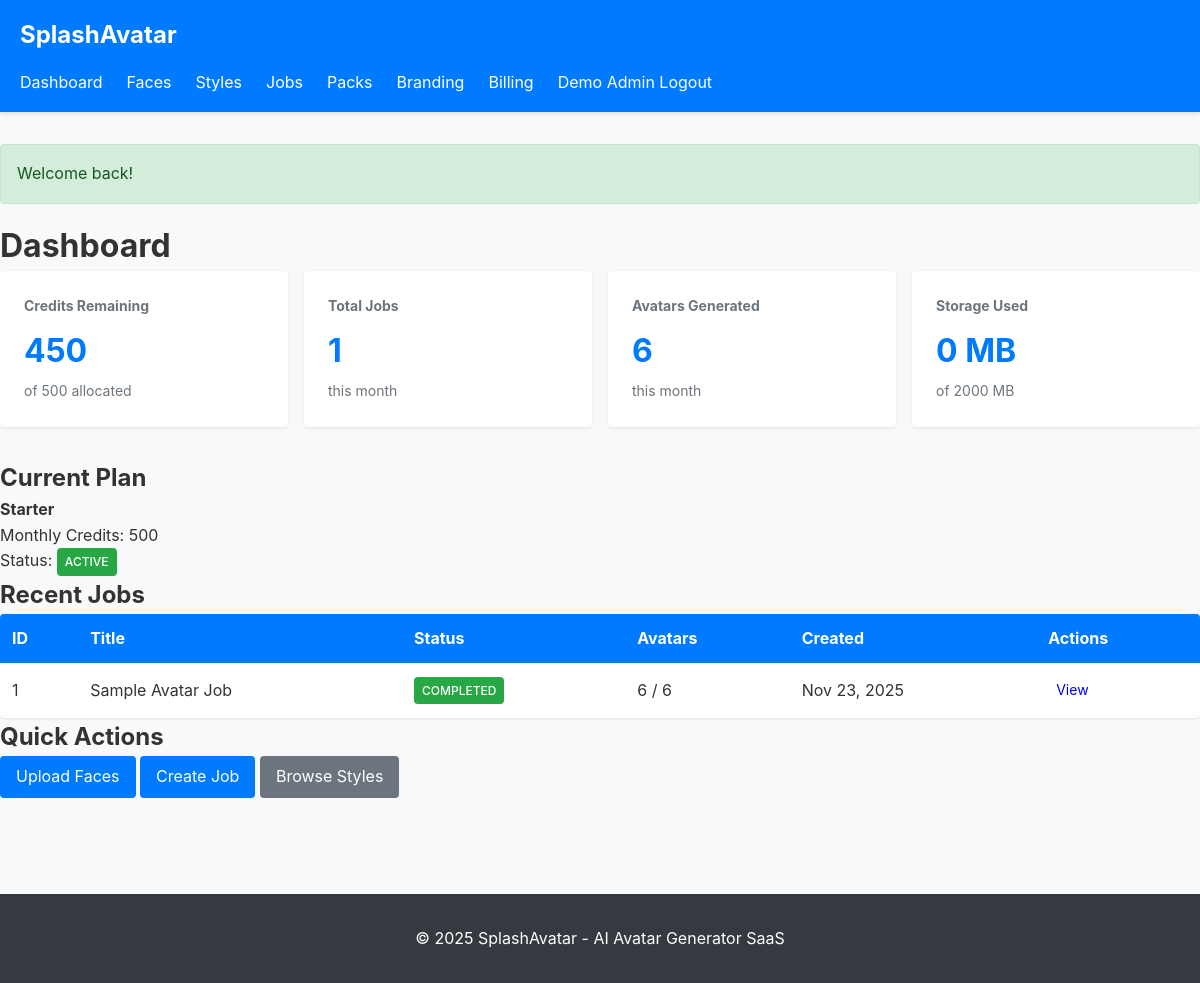
/dashboard (signed in), run on the app's committed database.
### tables this page shows
CREATE TABLE `tenant_credits` (
  `id` int(11) UNSIGNED NOT NULL AUTO_INCREMENT,
  `tenant_id` int(11) UNSIGNED NOT NULL,
  `month` varchar(7) NOT NULL COMMENT 'YYYY-MM format',
  `credits_allocated` int(11) NOT NULL DEFAULT 0,
  `credits_used` int(11) NOT NULL DEFAULT 0,
  `credits_remaining` int(11) NOT NULL DEFAULT 0,
  `created_at` datetime NOT NULL,
  `updated_at` datetime NOT NULL,
  PRIMARY KEY (`id`),
  UNIQUE KEY `idx_tenant_month` (`tenant_id`, `month`),
  KEY `idx_month` (`month`),
  FOREIGN KEY (`tenant_id`) REFERENCES `tenants`(`id`) ON DELETE CASCADE
);

CREATE TABLE `tenant_subscriptions` (
  `id` int(11) UNSIGNED NOT NULL AUTO_INCREMENT,
  `tenant_id` int(11) UNSIGNED NOT NULL,
  `plan_id` int(11) UNSIGNED NOT NULL,
  `status` enum('trialing','active','past_due','canceled') NOT NULL DEFAULT 'active',
  `start_date` date NOT NULL,
  `end_date` date NULL,
  `renewal_date` date NULL,
  `created_at` datetime NOT NULL,
  `updated_at` datetime NOT NULL,
  PRIMARY KEY (`id`),
  KEY `idx_tenant_id` (`tenant_id`),
  KEY `idx_plan_id` (`plan_id`),
  KEY `idx_status` (`status`),
  FOREIGN KEY (`tenant_id`) REFERENCES `tenants`(`id`) ON DELETE CASCADE,
  FOREIGN KEY (`plan_id`) REFERENCES `plans`(`id`) ON DELETE CASCADE
);

CREATE TABLE `plans` (
  `id` int(11) UNSIGNED NOT NULL AUTO_INCREMENT,
  `name` varchar(255) NOT NULL,
  `price_monthly` decimal(10,2) NOT NULL DEFAULT 0.00,
  `price_yearly` decimal(10,2) NOT NULL DEFAULT 0.00,
  `monthly_credits` int(11) NOT NULL DEFAULT 0,
  `max_users` int(11) DEFAULT NULL,
  `max_storage_mb` int(11) DEFAULT NULL,
  `features_json` text NULL,
  `is_active` tinyint(1) NOT NULL DEFAULT 1,
  `created_at` datetime NOT NULL,
  `updated_at` datetime NOT NULL,
  PRIMARY KEY (`id`)
);

CREATE TABLE `avatar_jobs` (
  `id` int(11) UNSIGNED NOT NULL AUTO_INCREMENT,
  `tenant_id` int(11) UNSIGNED NOT NULL,
  `user_id` int(11) UNSIGNED NULL,
  `title` varchar(255) NOT NULL,
  `description` text NULL,
  `credits_cost` int(11) NOT NULL DEFAULT 0,
  `total_avatars_requested` int(11) NOT NULL DEFAULT 0,
  `total_avatars_generated` int(11) NOT NULL DEFAULT 0,
  `status` enum('pending','processing','completed','failed') NOT NULL DEFAULT 'pending',
  `error_message` text NULL,
  `created_at` datetime NOT NULL,
  `updated_at` datetime NOT NULL,
  PRIMARY KEY (`id`),
  KEY `idx_tenant_id` (`tenant_id`),
  KEY `idx_user_id` (`user_id`),
  KEY `idx_status` (`status`),
  KEY `idx_created_at` (`created_at`),
  FOREIGN KEY (`tenant_id`) REFERENCES `tenants`(`id`) ON DELETE CASCADE,
  FOREIGN KEY (`user_id`) REFERENCES `users`(`id`) ON DELETE SET NULL
);

### app/core/Controller.php (called while the page is built, shortened)
<?php
class Controller {
    public function __construct() {
        $this->db = Database::getInstance();
    }
    protected function view($viewPath, $data = []) {
        $view = new View();
        return $view->render($viewPath, $data);
    }
}

### app/controllers/DashboardController.php (called while the page is built, shortened)
<?php
class DashboardController extends Controller {
    public function index() {
        $tenantId = Auth::tenantId();
        $usageHelper = new UsageHelper();
        $stats = $usageHelper->getUsageStats($tenantId);
        $credits = $usageHelper->getCurrentMonthCredits($tenantId);
        $recentJobs = $this->db->fetchAll(
            "SELECT * FROM avatar_jobs WHERE tenant_id = ? ORDER BY created_at DESC LIMIT 5",
            [$tenantId]
        );
        $recentPacks = $this->db->fetchAll(
            "SELECT * FROM avatar_packs WHERE tenant_id = ? ORDER BY created_at DESC LIMIT 5",
            [$tenantId]
        );
        $tenantModel = new Tenant();
        $subscription = $tenantModel->getActiveSubscription($tenantId);
        return $this->view('dashboard/index', [
            'title' => 'Dashboard',
            'stats' => $stats,
            'credits' => $credits,
            'subscription' => $subscription,
            'recentJobs' => $recentJobs,
            'recentPacks' => $recentPacks,
        ]);
    }
}

### public/index.php (called while the page is built, shortened)
<?php
spl_autoload_register(function ($class) {
    $paths = [
        __DIR__ . '/../app/core/' . $class . '.php',
        __DIR__ . '/../app/models/' . $class . '.php',
        __DIR__ . '/../app/controllers/' . $class . '.php',
        __DIR__ . '/../app/helpers/' . $class . '.php',
        __DIR__ . '/../app/middleware/' . $class . '.php',
    ];
    foreach ($paths as $path) {
        if (file_exists($path)) {
            return;
        }
    }
});
$config = require __DIR__ . '/../config/config.php';
$router = new Router();
try {
    $router->dispatch();
} catch (Exception $e) {
    error_log('Application error: ' . $e->getMessage());
    if ($config['app_debug']) {
        echo '<h1>Application Error</h1>';
        echo '<p>' . htmlspecialchars($e->getMessage()) . '</p>';
        echo '<pre>' . htmlspecialchars($e->getTraceAsString()) . '</pre>';
    } else {
        echo '<h1>500 Internal Server Error</h1>';
        echo '<p>An error occurred. Please try again later.</p>';
    }
}

### app/core/Database.php (called while the page is built, shortened)
<?php
class Database {
    private static $instance = null;
    private $pdo;
    private function __construct() {
        $config = require __DIR__ . '/../../config/config.php';
        $dsn = "mysql:host={$config['db_host']};dbname={$config['db_name']};charset=utf8mb4";
        $options = [
            PDO::ATTR_ERRMODE => PDO::ERRMODE_EXCEPTION,
            PDO::ATTR_DEFAULT_FETCH_MODE => PDO::FETCH_ASSOC,
            PDO::ATTR_EMULATE_PREPARES => false,
        ];
        try {
            $this->pdo = new PDO($dsn, $config['db_user'], $config['db_pass'], $options);
        } catch (PDOException $e) {
            error_log('Database connection failed: ' . $e->getMessage());
            throw new Exception('Database connection failed');
        }
    }
    public static function getInstance() {
        if (self::$instance === null) {
            self::$instance = new self();
        }
        return self::$instance;
    }
    public function query($sql, $params = []) {
        try {
            $stmt = $this->pdo->prepare($sql);
            $stmt->execute($params);
            return $stmt;
        } catch (PDOException $e) {
            error_log('Query failed: ' . $e->getMessage() . ' | SQL: ' . $sql);
            throw $e;
        }
    }
    public function fetch($sql, $params = []) {
        $stmt = $this->query($sql, $params);
        return $stmt->fetch();
    }
    public function fetchAll($sql, $params = []) {
        $stmt = $this->query($sql, $params);
        return $stmt->fetchAll();
    }
}

### app/helpers/UsageHelper.php (called while the page is built, shortened)
<?php
class UsageHelper {
    private $db;
    public function __construct() {
        $this->db = Database::getInstance();
    }
    public function getCurrentMonthCredits($tenantId) {
        $currentMonth = date('Y-m');
        $credits = $this->db->fetch(
            "SELECT * FROM tenant_credits WHERE tenant_id = ? AND month = ? LIMIT 1",
            [$tenantId, $currentMonth]
        );
        return $credits;
    }
    public function getStorageUsage($tenantId) {
        $uploadDir = __DIR__ . '/../../storage/uploads/';
        $tenantDir = $uploadDir . 'faces/' . $tenantId;
        $avatarDir = $uploadDir . 'avatars/' . $tenantId;
        $totalSize = 0;
        return $totalSize;
    }
    public function getUsageStats($tenantId, $startDate = null, $endDate = null) {
        if ($startDate === null) {
            $startDate = date('Y-m-01');
        }
        if ($endDate === null) {
            $endDate = date('Y-m-t');
        }
        $stats = [
            'total_jobs' => 0,
            'total_avatars' => 0,
            'credits_used' => 0,
            'storage_mb' => 0,
        ];
        $jobCount = $this->db->fetch(
            "SELECT COUNT(*) as count FROM avatar_jobs
             WHERE tenant_id = ? AND created_at BETWEEN ? AND ?",
            [$tenantId, $startDate, $endDate]
        );
        $stats['total_jobs'] = $jobCount['count'];
        $avatarCount = $this->db->fetch(
            "SELECT COUNT(*) as count FROM avatars
             WHERE tenant_id = ? AND created_at BETWEEN ? AND ?",
            [$tenantId, $startDate, $endDate]
        );
        $stats['total_avatars'] = $avatarCount['count'];
        $credits = $this->getCurrentMonthCredits($tenantId);
        $stats['credits_used'] = $credits['credits_used'];
        $stats['storage_mb'] = round($this->getStorageUsage($tenantId) / 1048576, 2);
        return $stats;
    }
}

### config/config.php (called while the page is built, shortened)
<?php
$envFile = __DIR__ . '/../.env';
return [
    'app_name' => $_ENV['APP_NAME'] ?? 'SplashAvatar',
    'app_env' => $_ENV['APP_ENV'] ?? 'production',
    'app_debug' => isset($_ENV['APP_DEBUG']) && $_ENV['APP_DEBUG'] === 'true',
    'db_host' => $_ENV['DB_HOST'] ?? 'localhost',
    'db_name' => $_ENV['DB_NAME'] ?? 'splashavatar',
    'db_user' => $_ENV['DB_USER'] ?? 'root',
    'db_pass' => $_ENV['DB_PASS'] ?? '',
    'app_url' => $_ENV['APP_URL'] ?? 'http://localhost',
    'timezone' => 'UTC',
];

### app/core/Session.php (called while the page is built, shortened)
<?php
class Session {
    public static function get($key, $default = null) {
        return isset($_SESSION[$key]) ? $_SESSION[$key] : $default;
    }
}

### app/core/Auth.php (called while the page is built, shortened)
<?php
class Auth {
    public static function tenantId() {
        return Session::get('tenant_id');
    }
}

### app/core/Model.php (called while the page is built, shortened)
<?php
class Model {
    public function __construct() {
        $this->db = Database::getInstance();
    }
}

### app/models/Tenant.php (called while the page is built, shortened)
<?php
class Tenant extends Model {
    public function getActiveSubscription($tenantId) {
        return $this->db->fetch(
            "SELECT ts.*, p.name as plan_name, p.monthly_credits, p.max_users, p.max_storage_mb
             FROM tenant_subscriptions ts
             JOIN plans p ON ts.plan_id = p.id
             WHERE ts.tenant_id = ? AND ts.status = 'active'
             ORDER BY ts.created_at DESC
             LIMIT 1",
            [$tenantId]
        );
    }
}

### app/core/Request.php (called while the page is built, shortened)
<?php
class Request {
    public static function method() {
        return $_SERVER['REQUEST_METHOD'];
    }
    public static function uri() {
        $uri = $_SERVER['REQUEST_URI'];
        $uri = parse_url($uri, PHP_URL_PATH);
        return $uri;
    }
}

### app/views/dashboard/index.php (the view)
<div class="dashboard">
    <h1>Dashboard</h1>
    <div class="stats-grid">
        <div class="stat-card">
            <h3>Credits Remaining</h3>
            <div class="stat-value"><?php echo number_format($credits['credits_remaining']); ?></div>
            <p class="stat-label">of <?php echo number_format($credits['credits_allocated']); ?> allocated</p>
        </div>
        <div class="stat-card">
            <h3>Total Jobs</h3>
            <div class="stat-value"><?php echo number_format($stats['total_jobs']); ?></div>
            <p class="stat-label">this month</p>
        </div>
        <div class="stat-card">
            <h3>Avatars Generated</h3>
            <div class="stat-value"><?php echo number_format($stats['total_avatars']); ?></div>
            <p class="stat-label">this month</p>
        </div>
        <div class="stat-card">
            <h3>Storage Used</h3>
            <div class="stat-value"><?php echo $stats['storage_mb']; ?> MB</div>
            <p class="stat-label">of <?php echo $subscription['max_storage_mb'] ?? 'unlimited'; ?> MB</p>
        </div>
    </div>
    <div class="dashboard-section">
        <h2>Current Plan</h2>
        <div class="plan-info">
            <p><strong><?php echo htmlspecialchars($subscription['plan_name'] ?? 'No active plan'); ?></strong></p>
            <p>Monthly Credits: <?php echo number_format($subscription['monthly_credits'] ?? 0); ?></p>
            <p>Status: <span class="badge badge-<?php echo $subscription['status'] ?? 'inactive'; ?>"><?php echo htmlspecialchars($subscription['status'] ?? 'inactive'); ?></span></p>
        </div>
    </div>
    <div class="dashboard-section">
        <h2>Recent Jobs</h2>
        <?php if (!empty($recentJobs)): ?>
            <table class="table">
                <thead>
                    <tr>
                        <th>ID</th>
                        <th>Title</th>
                        <th>Status</th>
                        <th>Avatars</th>
                        <th>Created</th>
                        <th>Actions</th>
                    </tr>
                </thead>
                <tbody>
                    <?php foreach ($recentJobs as $job): ?>
                        <tr>
                            <td><?php echo $job['id']; ?></td>
                            <td><?php echo htmlspecialchars($job['title']); ?></td>
                            <td><span class="badge badge-<?php echo $job['status']; ?>"><?php echo htmlspecialchars($job['status']); ?></span></td>
                            <td><?php echo $job['total_avatars_generated']; ?> / <?php echo $job['total_avatars_requested']; ?></td>
                            <td><?php echo date('M d, Y', strtotime($job['created_at'])); ?></td>
                            <td><a href="/jobs/view/<?php echo $job['id']; ?>" class="btn btn-sm">View</a></td>
                        </tr>
                    <?php endforeach; ?>
                </tbody>
            </table>
        <?php else: ?>
            <p>No jobs yet. <a href="/jobs/create">Create your first job</a></p>
        <?php endif; ?>
    </div>
    <div class="quick-actions">
        <h2>Quick Actions</h2>
        <div class="action-buttons">
            <a href="/faces/upload" class="btn btn-primary">Upload Faces</a>
            <a href="/jobs/create" class="btn btn-primary">Create Job</a>
            <a href="/styles" class="btn btn-secondary">Browse Styles</a>
        </div>
    </div>
</div>

### app/core/Router.php (shortened to what this page needs)
<?php
class Router {
    private $routes = [];
    private function addRoute($method, $uri, $action, $middlewares) {
        $this->routes[] = [
            'method' => $method,
            'uri' => $uri,
            'action' => $action,
            'middlewares' => $middlewares,
        ];
    }
    public function dispatch() {
        $requestUri = Request::uri();
        $requestMethod = Request::method();
        foreach ($this->routes as $route) {
            $pattern = $this->convertToPattern($route['uri']);
            if ($route['method'] === $requestMethod && preg_match($pattern, $requestUri, $matches)) {
                array_shift($matches);
                if (is_string($route['action'])) {
                    return $this->callControllerAction($route['action'], $matches);
                }
            }
        }
    }
    private function convertToPattern($uri) {
        $pattern = preg_replace('/\{([a-zA-Z0-9_]+)\}/', '([a-zA-Z0-9_-]+)', $uri);
        return '#^' . $pattern . '$#';
    }
    private function callControllerAction($action, $params) {
        list($controller, $method) = explode('@', $action);
        $controllerInstance = new $controller();
        return call_user_func_array([$controllerInstance, $method], $params);
    }
}

### data on the page
tenant_credits: credits_remaining "450", credits_allocated "500"
tenant_subscriptions: plan.max_storage_mb "2000", plan.name "Starter", plan.monthly_credits "500", status "ACTIVE"
avatar_jobs: id "1", title "Sample Avatar Job", status "COMPLETED", total_avatars_generated "6", total_avatars_requested "6", created_at "Nov 23, 2025"

### other printed values
$stats['total_jobs'] "1"
$stats['total_avatars'] "6"
$stats['storage_mb'] "0"
